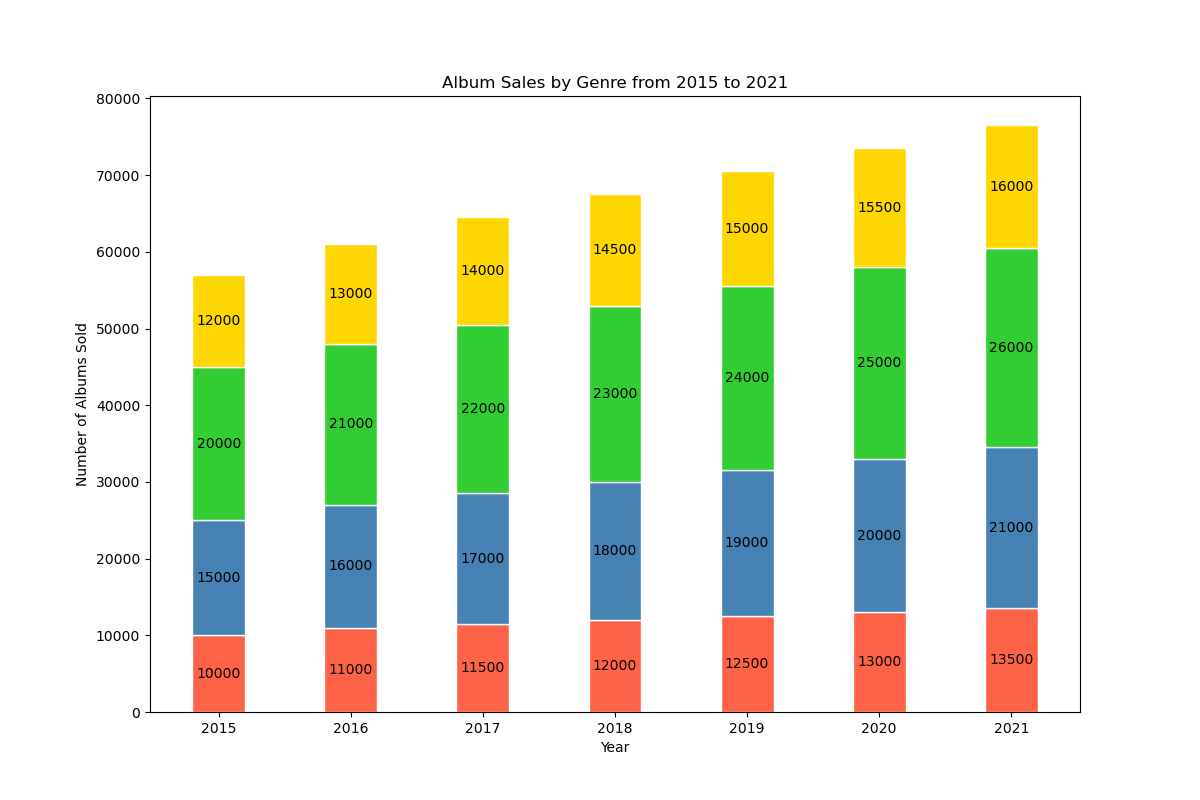

Source code (Python):

import matplotlib.pyplot as plt

# Data
years = ['2015', '2016', '2017', '2018', '2019', '2020', '2021']
classical = [10000, 11000, 11500, 12000, 12500, 13000, 13500]
rock = [15000, 16000, 17000, 18000, 19000, 20000, 21000]
pop = [20000, 21000, 22000, 23000, 24000, 25000, 26000]
jazz = [12000, 13000, 14000, 14500, 15000, 15500, 16000]

# Bottom data for stacking
rock_bottom = [i + j for i, j in zip(classical, rock)]
pop_bottom = [i + j for i, j in zip(rock_bottom, pop)]

# Figure and Axes
fig, ax = plt.subplots(figsize=(12, 8))  # Change width and height of the chart

# Stacked Vertical Bars
ax.bar(years, classical, color='#FF6347', edgecolor='white', width=0.4)  # Classical with tomato color
ax.bar(years, rock, bottom=classical, color='#4682B4', edgecolor='white', width=0.4)  # Rock with steel blue color
ax.bar(years, pop, bottom=rock_bottom, color='#32CD32', edgecolor='white', width=0.4)  # Pop with lime green color
ax.bar(years, jazz, bottom=pop_bottom, color='#FFD700', edgecolor='white', width=0.4)  # Jazz with gold color

# Labels and Title
ax.set_xlabel('Year')
ax.set_ylabel('Number of Albums Sold')
ax.set_title('Album Sales by Genre from 2015 to 2021')
for i, val in enumerate(classical):
    ax.text(years[i], val / 2, str(val), ha='center', va='center', color='black')
for i, val in enumerate(rock):
    ax.text(years[i], classical[i] + val / 2, str(val), ha='center', va='center', color='black')
for i, val in enumerate(pop):
    ax.text(years[i], rock_bottom[i] + val / 2, str(val), ha='center', va='center', color='black')
for i, val in enumerate(jazz):
    ax.text(years[i], pop_bottom[i] + val / 2, str(val), ha='center', va='center', color='black')

# Display the plot
plt.show()
